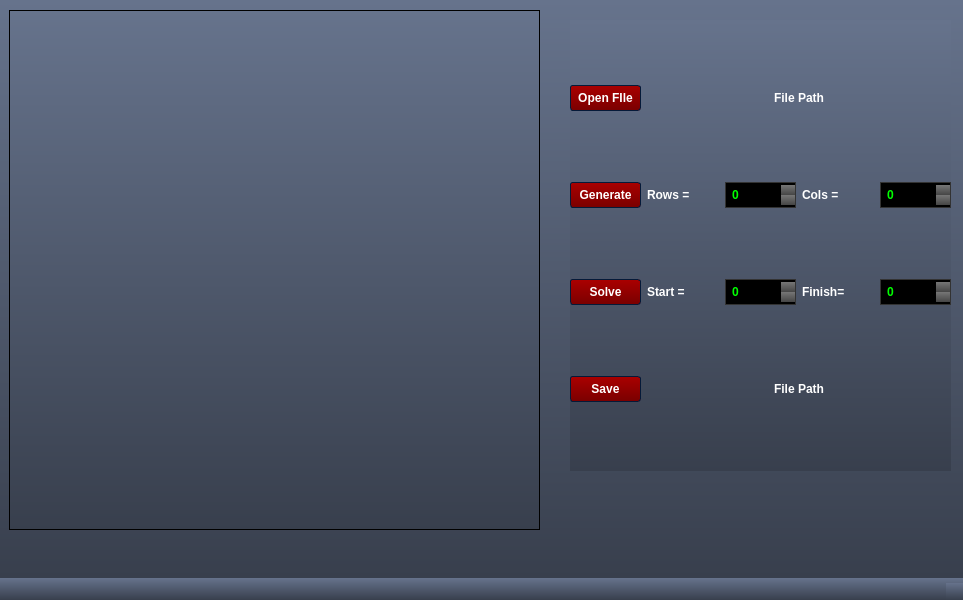
<?xml version="1.0" encoding="UTF-8"?>
<ui version="4.0">
 <class>MainWindow</class>
 <widget class="QMainWindow" name="MainWindow">
  <property name="geometry">
   <rect>
    <x>0</x>
    <y>0</y>
    <width>963</width>
    <height>600</height>
   </rect>
  </property>
  <property name="minimumSize">
   <size>
    <width>963</width>
    <height>600</height>
   </size>
  </property>
  <property name="maximumSize">
   <size>
    <width>963</width>
    <height>600</height>
   </size>
  </property>
  <property name="windowTitle">
   <string>Maze...</string>
  </property>
  <property name="styleSheet">
   <string notr="true">/*Copyright (c) DevSec Studio. All rights reserved.

MIT License

Permission is hereby granted, free of charge, to any person obtaining a copy
of this software and associated documentation files (the &quot;Software&quot;), to deal
in the Software without restriction, including without limitation the rights
to use, copy, modify, merge, publish, distribute, sublicense, and/or sell
copies of the Software, and to permit persons to whom the Software is
furnished to do so, subject to the following conditions:

The above copyright notice and this permission notice shall be included in all
copies or substantial portions of the Software.

THE SOFTWARE IS PROVIDED *AS IS*, WITHOUT WARRANTY OF ANY KIND, EXPRESS OR
IMPLIED, INCLUDING BUT NOT LIMITED TO THE WARRANTIES OF MERCHANTABILITY,
FITNESS FOR A PARTICULAR PURPOSE AND NONINFRINGEMENT. IN NO EVENT SHALL THE
AUTHORS OR COPYRIGHT HOLDERS BE LIABLE FOR ANY CLAIM, DAMAGES OR OTHER
LIABILITY, WHETHER IN AN ACTION OF CONTRACT, TORT OR OTHERWISE, ARISING FROM,
OUT OF OR IN CONNECTION WITH THE SOFTWARE OR THE USE OR OTHER DEALINGS IN THE
SOFTWARE.
*/

/*-----QWidget-----*/
QWidget
{
	background-color: qlineargradient(spread:repeat, x1:1, y1:0, x2:1, y2:1, stop:0 rgba(102, 115, 140, 255),stop:1 rgba(56, 63, 77, 255));
	color: #ffffff;
	border-color: #051a39;

}


/*-----QLabel-----*/
QLabel
{
	background-color: transparent;
	color: #ffffff;
	font-weight: bold;

}


QLabel::disabled
{
	background-color: transparent;
	color: #898988;

}


/*-----QMenuBar-----*/
QMenuBar
{
	background-color: #484c58;
	color: #ffffff;
	border-color: #051a39;
	font-weight: bold;

}


QMenuBar::disabled
{
	background-color: #404040;
	color: #898988;
	border-color: #051a39;

}


QMenuBar::item
{
    background-color: transparent;

}


QMenuBar::item:selected
{
    background-color: #c4c5c3;
	color: #000000;
    border: 1px solid #000000;

}


QMenuBar::item:pressed
{
    background-color: #979796;
    border: 1px solid #000;
    margin-bottom: -1px;
    padding-bottom: 1px;

}


/*-----QMenu-----*/
QMenu
{
    background-color: #c4c5c3;
    border: 1px solid;
    color: #000000;
	font-weight: bold;

}


QMenu::separator
{
    height: 1px;
    background-color: #363942;
    color: #ffffff;
    padding-left: 4px;
    margin-left: 10px;
    margin-right: 5px;

}


QMenu::item
{
    min-width : 150px;
    padding: 3px 20px 3px 20px;

}


QMenu::item:selected
{
    background-color: #363942;
    color: #ffffff;

}


QMenu::item:disabled
{
    color: #898988;
}


/*-----QToolTip-----*/
QToolTip
{
	background-color: #bbbcba;
	color: #000000;
	border-color: #051a39;
	border : 1px solid #000000;
	border-radius: 2px;

}


/*-----QPushButton-----*/
QPushButton
{
	background-color: qlineargradient(spread:repeat, x1:0.486, y1:0, x2:0.505, y2:1, stop:0.00480769 rgba(170, 0, 0, 255),stop:1 rgba(122, 0, 0, 255));
	color: #ffffff;
	font-weight: bold;
	border-style: solid;
	border-width: 1px;
	border-radius: 3px;
	border-color: #051a39;
	padding: 5px;

}


QPushButton::disabled
{
	background-color: #404040;
	color: #656565;
	border-color: #051a39;

}


QPushButton::hover
{
	background-color: #9c0000;
	color: #ffffff;
	border-style: solid;
	border-width: 1px;
	border-radius: 3px;
	border-color: #051a39;
	padding: 5px;

}


QPushButton::pressed
{
	background-color: #880000;
	color: #ffffff;
	border-style: solid;
	border-width: 2px;
	border-radius: 3px;
	border-color: #000000;
	padding: 5px;

}


/*-----QToolButton-----*/
QToolButton 
{
	background-color: qlineargradient(spread:repeat, x1:1, y1:0, x2:1, y2:1, stop:0 rgba(177, 181, 193, 255),stop:1 rgba(159, 163, 174, 255));
	color: #ffffff;
	font-weight: bold;
	border-style: solid;
	border-width: 1px;
	border-radius: 3px;
	border-color: #051a39;
	padding: 5px;

}


QToolButton::disabled
{
	background-color: #404040;
	color: #656565;
	border-color: #051a39;

}


QToolButton::hover
{
	background-color: #9fa3ae;
	color: #ffffff;
	border-style: solid;
	border-width: 1px;
	border-radius: 3px;
	border-color: #051a39;
	padding: 5px;

}


QToolButton::pressed
{
	background-color: #7b7e86;
	color: #ffffff;
	border-style: solid;
	border-width: 2px;
	border-radius: 3px;
	border-color: #000000;
	padding: 5px;

}


/*-----QComboBox-----*/
QComboBox
{
    background-color: qlineargradient(spread:repeat, x1:1, y1:0, x2:1, y2:1, stop:0 rgba(118, 118, 118, 255),stop:1 rgba(70, 70, 70, 255));
    border: 1px solid #333333;
    border-radius: 3px;
    padding-left: 6px;
    color: lightgray;
	font-weight: bold;
    height: 20px;

}


QComboBox::disabled
{
	background-color: #404040;
	color: #656565;
	border-color: #051a39;

}


QComboBox:hover
{
    background-color: #646464;

}


QComboBox:on
{
    background-color: #979796;
	color: #000000;

}


QComboBox QAbstractItemView
{
    background-color: #c4c5c3;
    color: #000000;
    border: 1px solid black;
    selection-background-color: #363942;
    selection-color: #ffffff;
    outline: 0;

}


QComboBox::drop-down
{
    subcontrol-origin: padding;
    subcontrol-position: top right;
    width: 15px;
    border-left-width: 1px;
    border-left-color: darkgray;
    border-left-style: solid; 
    border-top-right-radius: 3px; 
    border-bottom-right-radius: 3px;

}


QComboBox::down-arrow
{
    image: url(://arrow-down.png);
    width: 8px;
    height: 8px;
}


/*-----QSpinBox &amp; QDoubleSpinBox &amp; QDateTimeEdit-----*/
QSpinBox, 
QDoubleSpinBox,
QDateTimeEdit
{
	background-color: #000000;
	color: #00ff00;
	font-weight: bold;
	border: 1px solid #333333;
	padding : 4px;

}


QSpinBox::disabled, 
QDoubleSpinBox::disabled,
QDateTimeEdit::disabled
{
	background-color: #404040;
	color: #656565;
	border-color: #051a39;

}


QSpinBox:hover, 
QDoubleSpinBox::hover,
QDateTimeEdit::hover
{
    border: 1px solid #00ff00;

}


QSpinBox::up-button, QSpinBox::down-button,
QDoubleSpinBox::up-button, QDoubleSpinBox::down-button,
QDateTimeEdit::up-button, QDateTimeEdit::down-button
{
	background-color: qlineargradient(spread:repeat, x1:1, y1:0, x2:1, y2:1, stop:0 rgba(118, 118, 118, 255),stop:1 rgba(70, 70, 70, 255));
    border: 0px solid #333333;

}


QSpinBox::disabled, 
QDoubleSpinBox::disabled,
QDateTimeEdit::disabled
{
	background-color: #404040;
	color: #656565;
	border-color: #051a39;

}


QSpinBox::up-button:hover, QSpinBox::down-button:hover,
QDoubleSpinBox::up-button:hover, QDoubleSpinBox::down-button:hover,
QDateTimeEdit::up-button:hover, QDateTimeEdit::down-button:hover
{
	background-color: #646464;
    border: 1px solid #333333;


}


QSpinBox::up-button:disabled, QSpinBox::down-button:disabled,
QDoubleSpinBox::up-button:disabled, QDoubleSpinBox::down-button:disabled,
QDateTimeEdit::up-button:disabled, QDateTimeEdit::down-button:disabled
{
	background-color: #404040;
	color: #656565;
	border-color: #051a39;

}


QSpinBox::up-button:pressed, QSpinBox::down-button:pressed,
QDoubleSpinBox::up-button:pressed, QDoubleSpinBox::down-button::pressed,
QDateTimeEdit::up-button:pressed, QDateTimeEdit::down-button::pressed
{
    background-color: #979796;
    border: 1px solid #444444;

}


QSpinBox::down-arrow,
QDoubleSpinBox::down-arrow,
QDateTimeEdit::down-arrow
{
    image: url(://arrow-down.png);
    width: 7px;

}


QSpinBox::up-arrow,
QDoubleSpinBox::up-arrow,
QDateTimeEdit::up-arrow
{
    image: url(://arrow-up.png);
    width: 7px;

}


/*-----QLineEdit-----*/
QLineEdit
{
	background-color: #000000;
	color: #00ff00;
	font-weight: bold;
    border: 1px solid #333333;
	padding: 4px;

}


QLineEdit:hover
{
    border: 1px solid #00ff00;

}


QLineEdit::disabled
{
	background-color: #404040;
	color: #656565;
	border-width: 1px;
	border-color: #051a39;
	padding: 2px;

}


/*-----QTextEdit-----*/
QTextEdit
{
	background-color: #808080;
	color: #fff;
	border: 1px groove #333333;

}


QTextEdit::disabled
{
	background-color: #404040;
	color: #656565;
	border-color: #051a39;

}


/*-----QGroupBox-----*/
QGroupBox 
{
    border: 1px groove #333333;
	border-radius: 2px;
    margin-top: 20px;

}


QGroupBox 
{
	background-color: qlineargradient(spread:repeat, x1:0.486, y1:0, x2:0.505, y2:1, stop:0.00480769 rgba(170, 169, 169, 255),stop:1 rgba(122, 122, 122, 255));
	font-weight: bold;

}


QGroupBox::title  
{
    background-color: qlineargradient(spread:repeat, x1:1, y1:0, x2:1, y2:1, stop:0 rgba(71, 75, 87, 255),stop:1 rgba(35, 37, 43, 255));
    color: #ffffff;
    border: 2px groove #333333;
    subcontrol-origin: margin;
    subcontrol-position: top left;
    padding: 2px;

}


QGroupBox::title::disabled
{
	background-color: #404040;
	color: #656565;
    subcontrol-origin: margin;
    subcontrol-position: top left;
    padding: 5px;
	border-top-left-radius: 3px;
	border-top-right-radius: 3px;

}


/*-----QCheckBox-----*/
QCheckBox{
	background-color: transparent;
	font-weight: bold;
	color: #fff;

}


QCheckBox::indicator
{
    color: #b1b1b1;
    background-color: #323232;
    border: 2px solid #222222;
    width: 12px;
    height: 12px;

}


QCheckBox::indicator:checked
{
    image:url(://checkbox.png);
    border: 2px solid #00ff00;

}


QCheckBox::indicator:unchecked:hover
{
    border: 2px solid #00ff00;

}


QCheckBox::disabled
{
	color: #656565;

}


QCheckBox::indicator:disabled
{
	background-color: #656565;
	color: #656565;
    border: 1px solid #656565;

}


/*-----QRadioButton-----*/
QRadioButton{
	background-color: transparent;
	font-weight: bold;
	color: #fff;

}


QRadioButton::indicator::unchecked
{ 
	border: 2px inset #222222; 
	border-radius: 6px; 
	background-color:  #323232;
	width: 9px; 
	height: 9px; 

}


QRadioButton::indicator::unchecked:hover
{ 
	border: 2px solid #00ff00; 
	border-radius: 5px; 
	background-color:  #323232;
	width: 9px; 
	height: 9px; 

}


QRadioButton::indicator::checked
{ 
	border: 2px inset #222222; 
	border-radius: 5px; 
	background-color: #00ff00; 
	width: 9px; 
	height: 9px; 

}


QRadioButton::disabled
{
	color: #656565;

}


QRadioButton::indicator:disabled
{
	background-color: #656565;
	color: #656565;
    border: 2px solid #656565;

}


/*-----QTableView &amp; QTableWidget-----*/
QTableView
{
    background-color: #808080;
    border: 1px groove #333333;
    color: #f0f0f0;
	font-weight: bold;
    gridline-color: #333333;
    outline : 0;

}


QTableView::disabled
{
    background-color: #242526;
    border: 1px solid #32414B;
    color: #656565;
    gridline-color: #656565;
    outline : 0;

}


QTableView::item:hover 
{
    background-color: #484c58;
    color: #f0f0f0;

}


QTableView::item:selected 
{
    background-color: #484c58;
    border: 2px groove #00ff00;
    color: #F0F0F0;

}


QTableView::item:selected:disabled
{
    background-color: #1a1b1c;
    border: 2px solid #525251;
    color: #656565;

}


QTableCornerButton::section
{
    background-color: #282830;

}


QHeaderView::section
{
    background-color: #282830;
    color: #fff;
	font-weight: bold;
    text-align: left;
	padding: 4px;
	
}


QHeaderView::section:disabled
{
    background-color: #525251;
    color: #656565;

}


QHeaderView::section:checked
{
    background-color: #00ff00;

}


QHeaderView::section:checked:disabled
{
    color: #656565;
    background-color: #525251;

}


QHeaderView::section::vertical::first,
QHeaderView::section::vertical::only-one
{
    border-top: 0px;

}


QHeaderView::section::vertical
{
    border-top: 0px;

}


QHeaderView::section::horizontal::first,
QHeaderView::section::horizontal::only-one
{
    border-left: 0px;

}


QHeaderView::section::horizontal
{
    border-left: 0px;

}


/*-----QTabWidget-----*/
QTabBar::tab
{
	background-color: transparent;
	color: #ffffff;
	font-weight: bold;
	width: 80px;
	height: 9px;
	
}


QTabBar::tab:disabled
{
	background-color: #656565;
	color: #656565;

}


QTabWidget::pane 
{
	background-color: transparent;
	color: #ffffff;
	border: 1px groove #333333;

}


QTabBar::tab:selected
{
    background-color: #484c58;
	color: #ffffff;
	border: 1px groove #333333;
	border-bottom: 0px;

}


QTabBar::tab:selected:disabled
{
	background-color: #404040;
	color: #656565;

}


QTabBar::tab:!selected 
{
    background-color: #a3a7b2;

}


QTabBar::tab:!selected:hover 
{
    background-color: #484c58;

}


QTabBar::tab:top:!selected 
{
    margin-top: 1px;

}


QTabBar::tab:bottom:!selected 
{
    margin-bottom: 3px;

}


QTabBar::tab:top, QTabBar::tab:bottom 
{
    min-width: 8ex;
    margin-right: -1px;
    padding: 5px 10px 5px 10px;

}


QTabBar::tab:top:selected 
{
    border-bottom-color: none;

}


QTabBar::tab:bottom:selected 
{
    border-top-color: none;

}


QTabBar::tab:top:last, QTabBar::tab:bottom:last,
QTabBar::tab:top:only-one, QTabBar::tab:bottom:only-one 
{
    margin-right: 0;

}


QTabBar::tab:left:!selected 
{
    margin-right: 2px;

}


QTabBar::tab:right:!selected
{
    margin-left: 2px;

}


QTabBar::tab:left, QTabBar::tab:right 
{
    min-height: 15ex;
    margin-bottom: -1px;
    padding: 10px 5px 10px 5px;

}


QTabBar::tab:left:selected 
{
    border-left-color: none;

}


QTabBar::tab:right:selected 
{
    border-right-color: none;

}


QTabBar::tab:left:last, QTabBar::tab:right:last,
QTabBar::tab:left:only-one, QTabBar::tab:right:only-one 
{
    margin-bottom: 0;

}


/*-----QSlider-----*/
QSlider{
	background-color: transparent;

}


QSlider::groove:horizontal 
{
	background-color: transparent;
	height: 6px;

}


QSlider::sub-page:horizontal 
{
	background-color: qlineargradient(spread:reflect, x1:1, y1:0, x2:1, y2:1, stop:0.00480769 rgba(201, 201, 201, 255),stop:1 rgba(72, 72, 72, 255));
	border: 1px solid #000;

}


QSlider::add-page:horizontal 
{
	background-color: #404040;
	border: 1px solid #000; 

}


QSlider::handle:horizontal 
{
	background-color: qlineargradient(spread:reflect, x1:1, y1:0, x2:1, y2:1, stop:0.00480769 rgba(201, 201, 201, 255),stop:1 rgba(72, 72, 72, 255));
	border: 1px solid #000; 
	width: 12px;
	margin-top: -6px;
	margin-bottom: -6px;

}


QSlider::handle:horizontal:hover 
{
	background-color: #808080;

}


QSlider::sub-page:horizontal:disabled 
{
	background-color: #bbb;
	border-color: #999;

}


QSlider::add-page:horizontal:disabled 
{
	background-color: #eee;
	border-color: #999;

}


QSlider::handle:horizontal:disabled 
{
	background-color: #eee;
	border: 1px solid #aaa;

}


QSlider::groove:vertical 
{
	background-color: transparent;
	width: 6px;

}


QSlider::sub-page:vertical 
{
	background-color: qlineargradient(spread:reflect, x1:0, y1:0.483, x2:1, y2:0.517, stop:0.00480769 rgba(201, 201, 201, 255),stop:1 rgba(72, 72, 72, 255));
	border: 1px solid #000;

}


QSlider::add-page:vertical 
{
	background-color: #404040;
	border: 1px solid #000;

}


QSlider::handle:vertical 
{
	background-color: qlineargradient(spread:reflect, x1:0, y1:0.483, x2:1, y2:0.517, stop:0.00480769 rgba(201, 201, 201, 255),stop:1 rgba(72, 72, 72, 255));
	border: 1px solid #000;
	height: 12px;
	margin-left: -6px;
	margin-right: -6px;

}


QSlider::handle:vertical:hover 
{
	background-color: #808080;

}


QSlider::sub-page:vertical:disabled 
{
	background-color: #bbb;
	border-color: #999;

}


QSlider::add-page:vertical:disabled 
{
	background-color: #eee;
	border-color: #999;

}


QSlider::handle:vertical:disabled 
{
	background-color: #eee;
	border: 1px solid #aaa;
	border-radius: 3px;

}


/*-----QDial-----*/
QDial
{
	background-color: #600000;

}


QDial::disabled
{
	background-color: #404040;

}


/*-----QScrollBar-----*/
QScrollBar:horizontal
{
    border: 1px solid #222222;
    background-color: #63676d;
    height: 18px;
    margin: 0px 18px 0 18px;

}


QScrollBar::handle:horizontal
{
    background-color: #a6acb3;
	border: 1px solid #656565;
	border-radius: 2px;
    min-height: 20px;

}


QScrollBar::add-line:horizontal
{
    border: 1px solid #1b1b19;
    background-color: #a6acb3;
    width: 18px;
    subcontrol-position: right;
    subcontrol-origin: margin;

}


QScrollBar::sub-line:horizontal
{
    border: 1px solid #1b1b19;
    background-color: #a6acb3;
    width: 18px;
    subcontrol-position: left;
    subcontrol-origin: margin;

}


QScrollBar::right-arrow:horizontal
{
    image: url(://arrow-right.png);
    width: 8px;
    height: 8px;

}


QScrollBar::left-arrow:horizontal
{
    image: url(://arrow-left.png);
    width: 8px;
    height: 8px;

}


QScrollBar::add-page:horizontal, QScrollBar::sub-page:horizontal
{
    background: none;

}


QScrollBar:vertical
{
    background-color: #63676d;
    width: 18px;
    margin: 18px 0 18px 0;
    border: 1px solid #222222;

}


QScrollBar::handle:vertical
{
    background-color: #a6acb3;
	border: 1px solid #656565;
	border-radius: 2px;
    min-height: 20px;

}


QScrollBar::add-line:vertical
{
    border: 1px solid #1b1b19;
    background-color: #a6acb3;
    height: 18px;
    subcontrol-position: bottom;
    subcontrol-origin: margin;

}


QScrollBar::sub-line:vertical
{
    border: 1px solid #1b1b19;
    background-color: #a6acb3;
    height: 18px;
    subcontrol-position: top;
    subcontrol-origin: margin;

}


QScrollBar::up-arrow:vertical
{
    image: url(://arrow-up.png);
    width: 8px;
    height: 8px;

}


QScrollBar::down-arrow:vertical
{
    image: url(://arrow-down.png);
    width: 8px;
    height: 8px;

}


QScrollBar::add-page:vertical, QScrollBar::sub-page:vertical
{
    background: none;

}


/*-----QProgressBar-----*/
QProgressBar
{
	background-color: #000;
	color: #00ff00;
	font-weight: bold;
	border: 0px groove #000;
	border-radius: 10px;
	text-align: center;

}


QProgressBar:disabled
{
	background-color: #404040;
	color: #656565;
	border-color: #051a39;
	border: 1px solid #000;
	border-radius: 10px;
	text-align: center;

}


QProgressBar::chunk {
	background-color: #ffaf02;
	border: 0px;
	border-radius: 10px;
	color: #000;

}


QProgressBar::chunk:disabled {
	background-color: #333;
	border: 0px;
	border-radius: 10px;
	color: #656565;
}


/*-----QStatusBar-----*/
QStatusBar
{
	background-color: qlineargradient(spread:repeat, x1:1, y1:0, x2:1, y2:1, stop:0 rgba(102, 115, 140, 255),stop:1 rgba(56, 63, 77, 255));
	color: #ffffff;
	border-color: #051a39;
	font-weight: bold;

}</string>
  </property>
  <widget class="QWidget" name="centralwidget">
   <widget class="QWidget" name="gridLayoutWidget">
    <property name="geometry">
     <rect>
      <x>570</x>
      <y>20</y>
      <width>381</width>
      <height>451</height>
     </rect>
    </property>
    <layout class="QGridLayout" name="gridLayout">
     <property name="leftMargin">
      <number>0</number>
     </property>
     <property name="bottomMargin">
      <number>0</number>
     </property>
     <item row="3" column="1">
      <widget class="QLabel" name="solve_l_r">
       <property name="text">
        <string>Start =</string>
       </property>
      </widget>
     </item>
     <item row="4" column="1" colspan="4">
      <widget class="QLabel" name="save_file_path">
       <property name="frameShape">
        <enum>QFrame::StyledPanel</enum>
       </property>
       <property name="text">
        <string>File Path</string>
       </property>
       <property name="alignment">
        <set>Qt::AlignCenter</set>
       </property>
      </widget>
     </item>
     <item row="1" column="3">
      <widget class="QLabel" name="label_c">
       <property name="text">
        <string>Cols =</string>
       </property>
      </widget>
     </item>
     <item row="4" column="0">
      <widget class="QPushButton" name="save_file_button">
       <property name="text">
        <string>Save</string>
       </property>
      </widget>
     </item>
     <item row="0" column="1" colspan="4">
      <widget class="QLabel" name="fileName">
       <property name="frameShape">
        <enum>QFrame::StyledPanel</enum>
       </property>
       <property name="text">
        <string>File Path</string>
       </property>
       <property name="alignment">
        <set>Qt::AlignCenter</set>
       </property>
      </widget>
     </item>
     <item row="1" column="0">
      <widget class="QPushButton" name="Generate">
       <property name="text">
        <string>Generate</string>
       </property>
      </widget>
     </item>
     <item row="3" column="3">
      <widget class="QLabel" name="label_c_2">
       <property name="text">
        <string>Finish=</string>
       </property>
      </widget>
     </item>
     <item row="3" column="2">
      <widget class="QSpinBox" name="solve_sr_2">
       <property name="minimum">
        <number>0</number>
       </property>
       <property name="maximum">
        <number>2500</number>
       </property>
       <property name="value">
        <number>0</number>
       </property>
      </widget>
     </item>
     <item row="3" column="0">
      <widget class="QPushButton" name="Solve">
       <property name="text">
        <string>Solve</string>
       </property>
      </widget>
     </item>
     <item row="3" column="4">
      <widget class="QSpinBox" name="solve_sc_2">
       <property name="maximum">
        <number>2500</number>
       </property>
      </widget>
     </item>
     <item row="0" column="0">
      <widget class="QPushButton" name="openFile">
       <property name="text">
        <string>Open FIle</string>
       </property>
      </widget>
     </item>
     <item row="1" column="2">
      <widget class="QSpinBox" name="gen_r">
       <property name="autoFillBackground">
        <bool>false</bool>
       </property>
       <property name="inputMethodHints">
        <set>Qt::ImhNone</set>
       </property>
       <property name="minimum">
        <number>0</number>
       </property>
       <property name="maximum">
        <number>50</number>
       </property>
       <property name="value">
        <number>0</number>
       </property>
       <property name="displayIntegerBase">
        <number>10</number>
       </property>
      </widget>
     </item>
     <item row="1" column="4">
      <widget class="QSpinBox" name="gen_c">
       <property name="minimum">
        <number>0</number>
       </property>
       <property name="maximum">
        <number>50</number>
       </property>
       <property name="value">
        <number>0</number>
       </property>
      </widget>
     </item>
     <item row="1" column="1">
      <widget class="QLabel" name="label_r">
       <property name="text">
        <string>Rows =</string>
       </property>
      </widget>
     </item>
    </layout>
   </widget>
   <widget class="QGraphicsView" name="graphicsView">
    <property name="geometry">
     <rect>
      <x>9</x>
      <y>10</y>
      <width>531</width>
      <height>520</height>
     </rect>
    </property>
   </widget>
  </widget>
  <widget class="QStatusBar" name="statusbar"/>
 </widget>
 <resources/>
 <connections/>
</ui>
